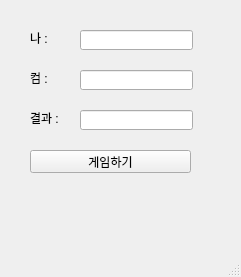
<?xml version="1.0" encoding="UTF-8"?>
<ui version="4.0">
 <class>MainWindow</class>
 <widget class="QMainWindow" name="MainWindow">
  <property name="geometry">
   <rect>
    <x>0</x>
    <y>0</y>
    <width>241</width>
    <height>277</height>
   </rect>
  </property>
  <property name="windowTitle">
   <string>MainWindow</string>
  </property>
  <widget class="QWidget" name="centralwidget">
   <widget class="QLabel" name="lb_mine">
    <property name="geometry">
     <rect>
      <x>30</x>
      <y>30</y>
      <width>41</width>
      <height>16</height>
     </rect>
    </property>
    <property name="text">
     <string>나 :</string>
    </property>
   </widget>
   <widget class="QLabel" name="lbl_com">
    <property name="geometry">
     <rect>
      <x>30</x>
      <y>70</y>
      <width>41</width>
      <height>16</height>
     </rect>
    </property>
    <property name="text">
     <string>컴 :</string>
    </property>
   </widget>
   <widget class="QLabel" name="lbl_result">
    <property name="geometry">
     <rect>
      <x>30</x>
      <y>110</y>
      <width>41</width>
      <height>16</height>
     </rect>
    </property>
    <property name="text">
     <string>결과 :</string>
    </property>
   </widget>
   <widget class="QLineEdit" name="le_mine">
    <property name="geometry">
     <rect>
      <x>80</x>
      <y>30</y>
      <width>113</width>
      <height>20</height>
     </rect>
    </property>
   </widget>
   <widget class="QLineEdit" name="le_com">
    <property name="geometry">
     <rect>
      <x>80</x>
      <y>70</y>
      <width>113</width>
      <height>20</height>
     </rect>
    </property>
   </widget>
   <widget class="QLineEdit" name="le_result">
    <property name="geometry">
     <rect>
      <x>80</x>
      <y>110</y>
      <width>113</width>
      <height>20</height>
     </rect>
    </property>
   </widget>
   <widget class="QPushButton" name="pb">
    <property name="geometry">
     <rect>
      <x>30</x>
      <y>150</y>
      <width>161</width>
      <height>23</height>
     </rect>
    </property>
    <property name="text">
     <string>게임하기</string>
    </property>
   </widget>
  </widget>
  <widget class="QMenuBar" name="menubar">
   <property name="geometry">
    <rect>
     <x>0</x>
     <y>0</y>
     <width>241</width>
     <height>21</height>
    </rect>
   </property>
  </widget>
  <widget class="QStatusBar" name="statusbar"/>
 </widget>
 <resources/>
 <connections/>
</ui>
